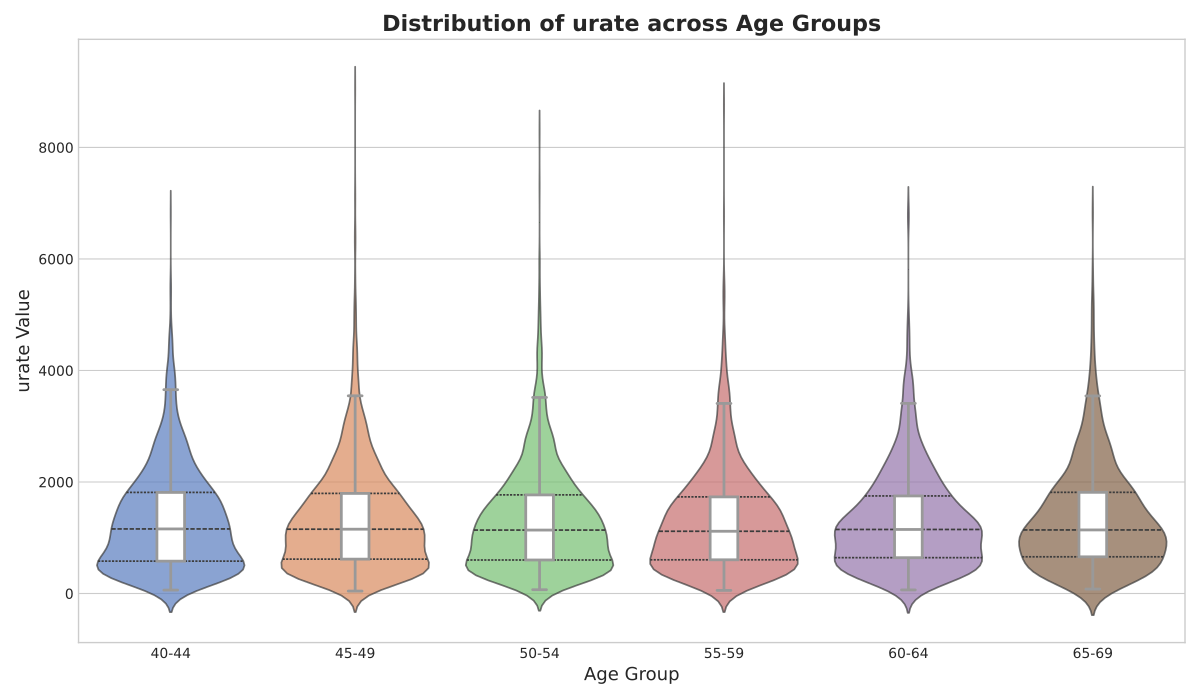

Write the Python code that produced this figure.
import matplotlib

matplotlib.use("Agg")
import matplotlib.pyplot as plt
import seaborn as sns
import pandas as pd
from matplotlib.backends.backend_pdf import PdfPages
from body_system_loader.load_feature_df import load_body_system_df

# Setup styling
plt.style.use("seaborn-v0_8-whitegrid")
PALETTE = ["#E74C3C", "#3498DB", "#2ECC71", "#F39C12", "#9B59B6"]


def main():
    target_metabolite = "urate"

    try:
        df_metabs = load_body_system_df("metabolites_annotated")
        demo_df = load_body_system_df("Age_Gender_BMI")
        df = df_metabs[[target_metabolite]].join(demo_df[["age"]], how="inner")
    except Exception as e:
        print(f"Error loading data: {e}")
        return

    # Filter for age 40-70 and remove NaNs
    df_filtered = df[(df["age"] >= 40) & (df["age"] <= 70)].dropna().copy()

    # Create clean age bins
    age_bins = [40, 45, 50, 55, 60, 65, 70]
    labels = ["40-44", "45-49", "50-54", "55-59", "60-64", "65-69"]
    df_filtered["age_group"] = pd.cut(
        df_filtered["age"], bins=age_bins, labels=labels, right=False
    )

    # Sort categories to ensure the plot axis is ordered
    df_filtered["age_group"] = pd.Categorical(
        df_filtered["age_group"], categories=labels, ordered=True
    )

    pdf_path = "research/quick_looks/metabolite_age_binned.pdf"
    with PdfPages(pdf_path) as pdf:
        plt.figure(figsize=(12, 7))

        # Violin plot shows the density distribution, Boxplot shows the quartiles
        sns.violinplot(
            data=df_filtered,
            x="age_group",
            y=target_metabolite,
            palette="muted",
            inner="quartile",
            alpha=0.7,
        )

        # Overlay a boxplot for precision
        sns.boxplot(
            data=df_filtered,
            x="age_group",
            y=target_metabolite,
            width=0.15,
            color="white",
            linewidth=2,
            showfliers=False,
        )

        plt.title(
            f"Distribution of {target_metabolite} across Age Groups",
            fontsize=16,
            fontweight="bold",
        )
        plt.xlabel("Age Group", fontsize=13)
        plt.ylabel(f"{target_metabolite} Value", fontsize=13)

        # Clean up the layout
        plt.tight_layout()

        pdf.savefig()
        plt.close()

    print(f"PDF saved to: {pdf_path}")
    print(f"URL: http://127.0.0.1:8766/quick_looks/metabolite_age_binned.pdf")


if __name__ == "__main__":
    main()
